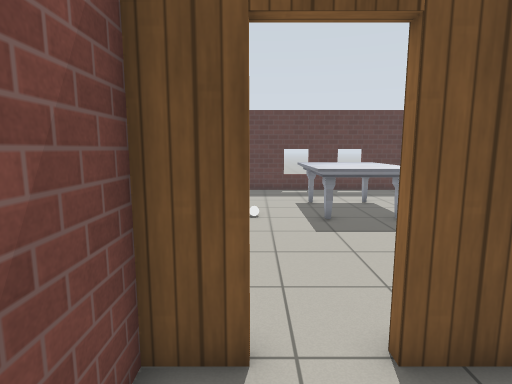
View 1 (above)

19 first-person views from a walk through a robot-simulator world made for Gazebo. The camera is 1.3 m above the floor, tilts 8° down and sees 80° across. The floor is counted in squares, 0.5 m on a side. Each view is taken from the middle of a square. On the plan, view 1 faces up. The plan holds only what a view shows up to about 19 squares ahead; the rest is blank. The robots in the file are not drawn. Gazebo's built-in surfaces are drawn with simple patterns.

View 2
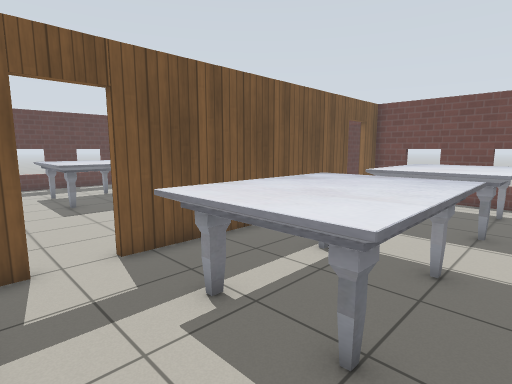

View 3
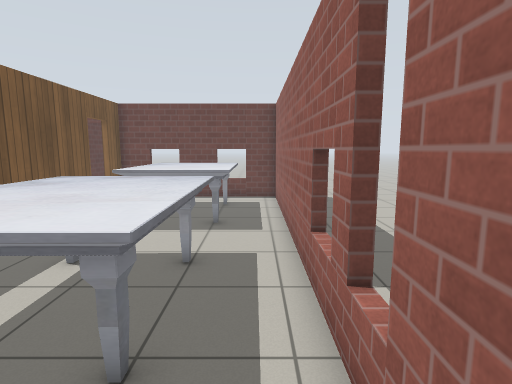

View 4
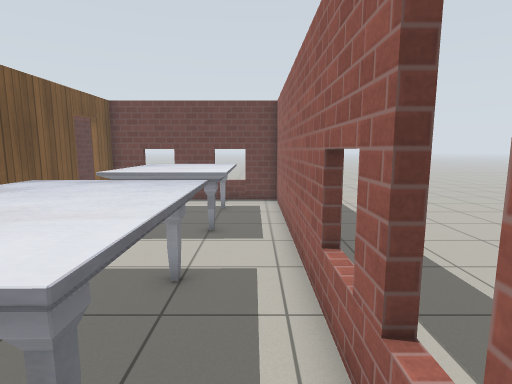

View 5
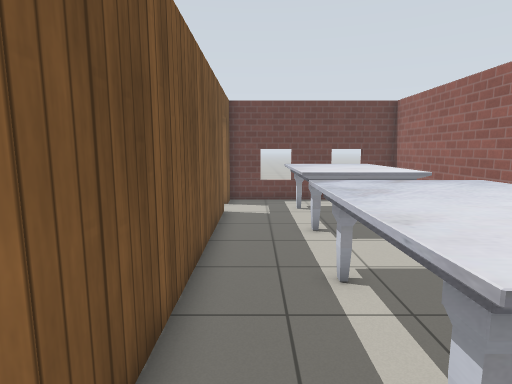

View 6
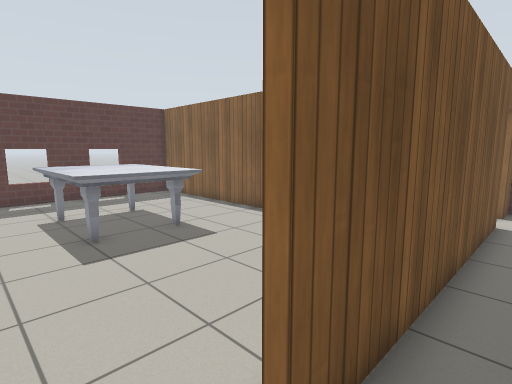

View 7
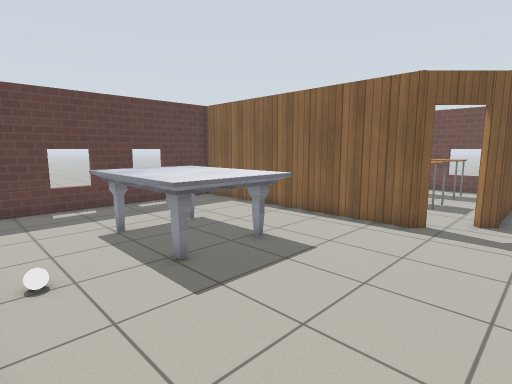

View 8
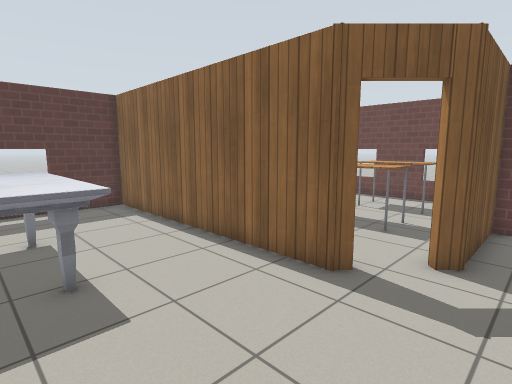

View 9
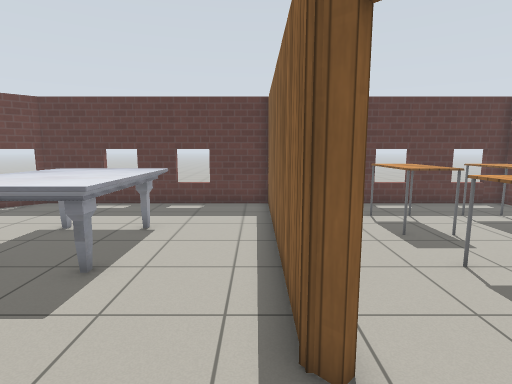

View 10
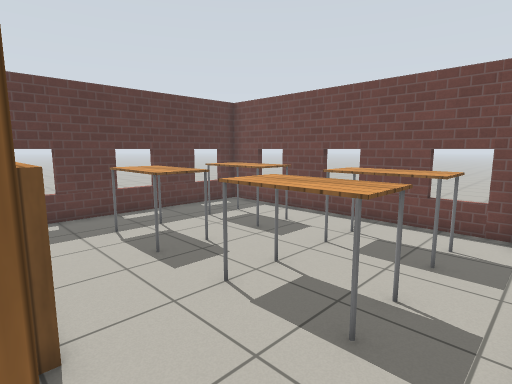

View 11
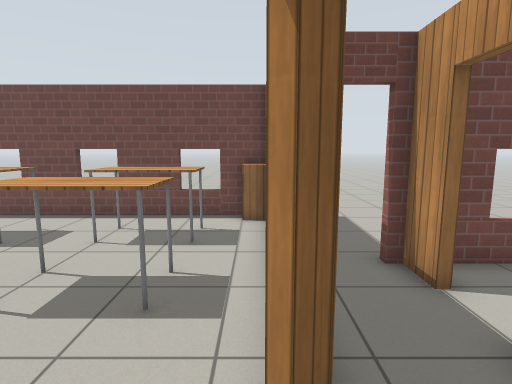

View 12
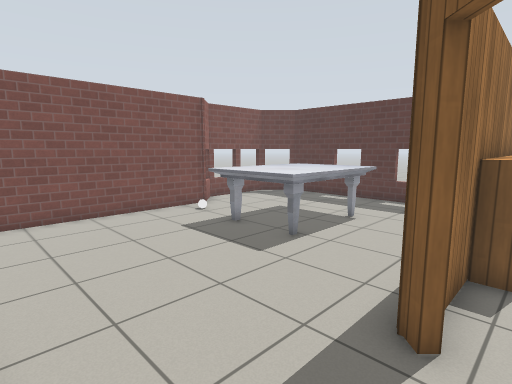

View 13
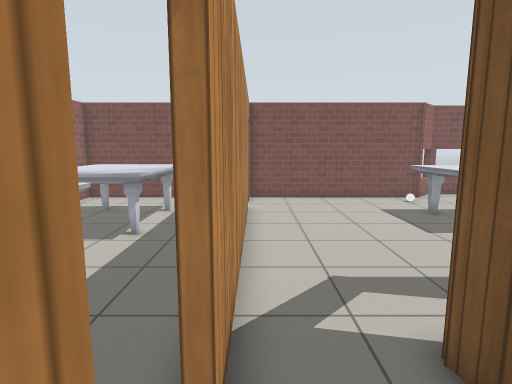

View 14
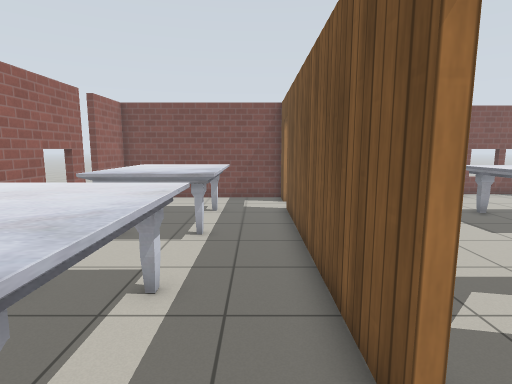

View 15
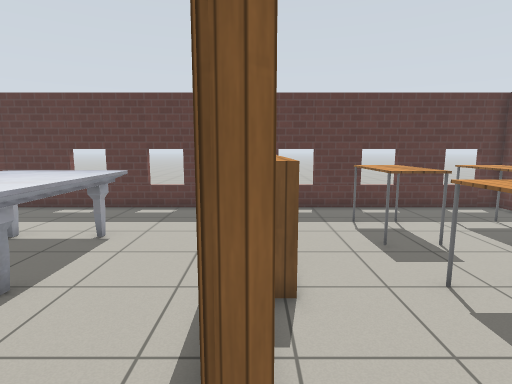

View 16
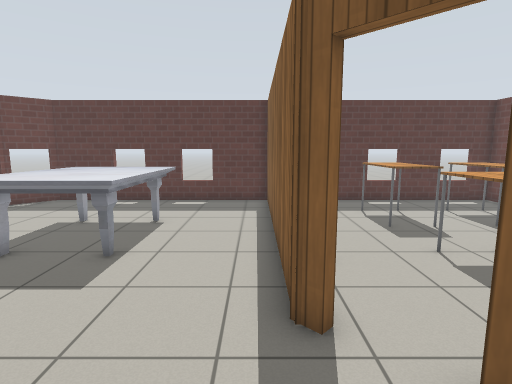

View 17
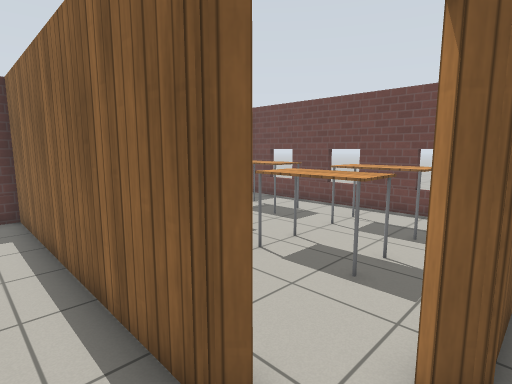

View 18
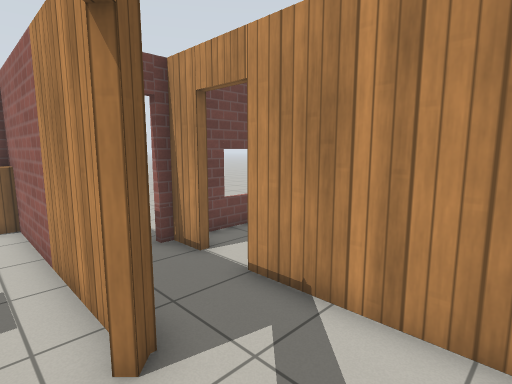

View 19
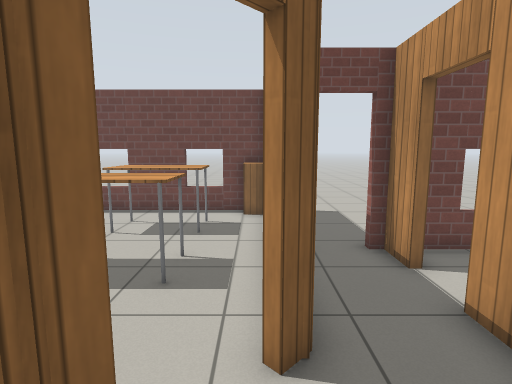

### Floor plan
Ten units are one square. View 1 is at (0, 0); x grows to the right and y downward. Boxes are objects, and circles mark ways between rooms. Rooms are numbered by the first view taken in them; rooms with no view inside come last. Other rooms are left out.
<svg viewBox="-31 -200 245 256">
<path fill="none" stroke="#000" d="M126 -33 17 -33M-1 -33 -14 -33 -14 51 157 51 157 -33 144 -33M99 -134 99 -94M100 -79 96 -83 96 -135M122 -66 209 -66 209 -195 109 -195M96 -184 96 -195 -11 -195 -26 -181 -26 -137M157 -63 116 -63 112 -67M144 -36 157 -36 157 -41M26 -36 126 -36M-26 -140 -14 -128 -14 -36M-10 -36 -5 -36"/>
<rect x="15" y="-15" width="50" height="50" fill="#bbb"><title>marble table</title></rect>
<rect x="85" y="-5" width="60" height="40" fill="#bbb"><title>marble table</title></rect>
<rect x="-5" y="-125" width="10" height="10" fill="#bbb"><title>white ball</title></rect>
<rect x="15" y="-155" width="50" height="50" fill="#bbb"><title>marble table</title></rect>
<rect x="95" y="-125" width="20" height="20" fill="#bbb"><title>bookshelf</title></rect>
<rect x="95" y="-145" width="20" height="20" fill="#bbb"><title>other object</title></rect>
<rect x="125" y="-175" width="30" height="40" fill="#bbb"><title>table</title></rect>
<rect x="135" y="-125" width="20" height="40" fill="#bbb"><title>table</title></rect>
<rect x="165" y="-125" width="30" height="40" fill="#bbb"><title>table</title></rect>
<rect x="165" y="-175" width="30" height="40" fill="#bbb"><title>table</title></rect>
<rect x="195" y="-75" width="10" height="10" fill="#bbb"><title>cabinet</title></rect>
<circle cx="135" cy="-35" r="3" fill="#2a7"/>
<circle cx="5" cy="-35" r="3" fill="#2a7"/>
<text x="70" y="10">1</text>
<text x="90" y="-120">2</text>
</svg>
Room 1 opens to room 2.

Where each view was taken, in squares from view 1:
view 1: 0 up, 0 right, facing up
view 2: 4 down, 1 left, facing up-right
view 3: 4 down, 1 left, facing right
view 4: 4 down, 0 right, facing right
view 5: 2 up, 0 right, facing right
view 6: 2 up, 0 right, facing up-right
view 7: 5 up, 1 left, facing up-right
view 8: 5 up, 4 right, facing up-right
view 9: 5 up, 9 right, facing up
view 10: 7 up, 10 right, facing up-right
view 11: 7 up, 9 right, facing right
view 12: 4 up, 11 right, facing up-left
view 13: 4 up, 15 right, facing left
view 14: 2 up, 15 right, facing left
view 15: 6 up, 10 right, facing up
view 16: 4 up, 9 right, facing up
view 17: 6 up, 8 right, facing up-right
view 18: 8 up, 8 right, facing down-right
view 19: 7 up, 8 right, facing right
